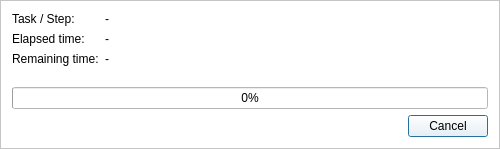
<?xml version="1.0" encoding="UTF-8"?>
<ui version="4.0">
 <class>ProgressFrame</class>
 <widget class="QFrame" name="ProgressFrame">
  <property name="geometry">
   <rect>
    <x>0</x>
    <y>0</y>
    <width>500</width>
    <height>149</height>
   </rect>
  </property>
  <property name="palette">
   <palette>
    <active>
     <colorrole role="WindowText">
      <brush brushstyle="SolidPattern">
       <color alpha="255">
        <red>0</red>
        <green>0</green>
        <blue>0</blue>
       </color>
      </brush>
     </colorrole>
     <colorrole role="Button">
      <brush brushstyle="SolidPattern">
       <color alpha="255">
        <red>255</red>
        <green>255</green>
        <blue>255</blue>
       </color>
      </brush>
     </colorrole>
     <colorrole role="Light">
      <brush brushstyle="SolidPattern">
       <color alpha="255">
        <red>255</red>
        <green>255</green>
        <blue>255</blue>
       </color>
      </brush>
     </colorrole>
     <colorrole role="Midlight">
      <brush brushstyle="SolidPattern">
       <color alpha="255">
        <red>255</red>
        <green>255</green>
        <blue>255</blue>
       </color>
      </brush>
     </colorrole>
     <colorrole role="Dark">
      <brush brushstyle="SolidPattern">
       <color alpha="255">
        <red>127</red>
        <green>127</green>
        <blue>127</blue>
       </color>
      </brush>
     </colorrole>
     <colorrole role="Mid">
      <brush brushstyle="SolidPattern">
       <color alpha="255">
        <red>170</red>
        <green>170</green>
        <blue>170</blue>
       </color>
      </brush>
     </colorrole>
     <colorrole role="Text">
      <brush brushstyle="SolidPattern">
       <color alpha="255">
        <red>0</red>
        <green>0</green>
        <blue>0</blue>
       </color>
      </brush>
     </colorrole>
     <colorrole role="BrightText">
      <brush brushstyle="SolidPattern">
       <color alpha="255">
        <red>255</red>
        <green>255</green>
        <blue>255</blue>
       </color>
      </brush>
     </colorrole>
     <colorrole role="ButtonText">
      <brush brushstyle="SolidPattern">
       <color alpha="255">
        <red>0</red>
        <green>0</green>
        <blue>0</blue>
       </color>
      </brush>
     </colorrole>
     <colorrole role="Base">
      <brush brushstyle="SolidPattern">
       <color alpha="255">
        <red>255</red>
        <green>255</green>
        <blue>255</blue>
       </color>
      </brush>
     </colorrole>
     <colorrole role="Window">
      <brush brushstyle="SolidPattern">
       <color alpha="255">
        <red>255</red>
        <green>255</green>
        <blue>255</blue>
       </color>
      </brush>
     </colorrole>
     <colorrole role="Shadow">
      <brush brushstyle="SolidPattern">
       <color alpha="255">
        <red>0</red>
        <green>0</green>
        <blue>0</blue>
       </color>
      </brush>
     </colorrole>
     <colorrole role="AlternateBase">
      <brush brushstyle="SolidPattern">
       <color alpha="255">
        <red>255</red>
        <green>255</green>
        <blue>255</blue>
       </color>
      </brush>
     </colorrole>
     <colorrole role="ToolTipBase">
      <brush brushstyle="SolidPattern">
       <color alpha="255">
        <red>255</red>
        <green>255</green>
        <blue>220</blue>
       </color>
      </brush>
     </colorrole>
     <colorrole role="ToolTipText">
      <brush brushstyle="SolidPattern">
       <color alpha="255">
        <red>0</red>
        <green>0</green>
        <blue>0</blue>
       </color>
      </brush>
     </colorrole>
    </active>
    <inactive>
     <colorrole role="WindowText">
      <brush brushstyle="SolidPattern">
       <color alpha="255">
        <red>0</red>
        <green>0</green>
        <blue>0</blue>
       </color>
      </brush>
     </colorrole>
     <colorrole role="Button">
      <brush brushstyle="SolidPattern">
       <color alpha="255">
        <red>255</red>
        <green>255</green>
        <blue>255</blue>
       </color>
      </brush>
     </colorrole>
     <colorrole role="Light">
      <brush brushstyle="SolidPattern">
       <color alpha="255">
        <red>255</red>
        <green>255</green>
        <blue>255</blue>
       </color>
      </brush>
     </colorrole>
     <colorrole role="Midlight">
      <brush brushstyle="SolidPattern">
       <color alpha="255">
        <red>255</red>
        <green>255</green>
        <blue>255</blue>
       </color>
      </brush>
     </colorrole>
     <colorrole role="Dark">
      <brush brushstyle="SolidPattern">
       <color alpha="255">
        <red>127</red>
        <green>127</green>
        <blue>127</blue>
       </color>
      </brush>
     </colorrole>
     <colorrole role="Mid">
      <brush brushstyle="SolidPattern">
       <color alpha="255">
        <red>170</red>
        <green>170</green>
        <blue>170</blue>
       </color>
      </brush>
     </colorrole>
     <colorrole role="Text">
      <brush brushstyle="SolidPattern">
       <color alpha="255">
        <red>0</red>
        <green>0</green>
        <blue>0</blue>
       </color>
      </brush>
     </colorrole>
     <colorrole role="BrightText">
      <brush brushstyle="SolidPattern">
       <color alpha="255">
        <red>255</red>
        <green>255</green>
        <blue>255</blue>
       </color>
      </brush>
     </colorrole>
     <colorrole role="ButtonText">
      <brush brushstyle="SolidPattern">
       <color alpha="255">
        <red>0</red>
        <green>0</green>
        <blue>0</blue>
       </color>
      </brush>
     </colorrole>
     <colorrole role="Base">
      <brush brushstyle="SolidPattern">
       <color alpha="255">
        <red>255</red>
        <green>255</green>
        <blue>255</blue>
       </color>
      </brush>
     </colorrole>
     <colorrole role="Window">
      <brush brushstyle="SolidPattern">
       <color alpha="255">
        <red>255</red>
        <green>255</green>
        <blue>255</blue>
       </color>
      </brush>
     </colorrole>
     <colorrole role="Shadow">
      <brush brushstyle="SolidPattern">
       <color alpha="255">
        <red>0</red>
        <green>0</green>
        <blue>0</blue>
       </color>
      </brush>
     </colorrole>
     <colorrole role="AlternateBase">
      <brush brushstyle="SolidPattern">
       <color alpha="255">
        <red>255</red>
        <green>255</green>
        <blue>255</blue>
       </color>
      </brush>
     </colorrole>
     <colorrole role="ToolTipBase">
      <brush brushstyle="SolidPattern">
       <color alpha="255">
        <red>255</red>
        <green>255</green>
        <blue>220</blue>
       </color>
      </brush>
     </colorrole>
     <colorrole role="ToolTipText">
      <brush brushstyle="SolidPattern">
       <color alpha="255">
        <red>0</red>
        <green>0</green>
        <blue>0</blue>
       </color>
      </brush>
     </colorrole>
    </inactive>
    <disabled>
     <colorrole role="WindowText">
      <brush brushstyle="SolidPattern">
       <color alpha="255">
        <red>127</red>
        <green>127</green>
        <blue>127</blue>
       </color>
      </brush>
     </colorrole>
     <colorrole role="Button">
      <brush brushstyle="SolidPattern">
       <color alpha="255">
        <red>255</red>
        <green>255</green>
        <blue>255</blue>
       </color>
      </brush>
     </colorrole>
     <colorrole role="Light">
      <brush brushstyle="SolidPattern">
       <color alpha="255">
        <red>255</red>
        <green>255</green>
        <blue>255</blue>
       </color>
      </brush>
     </colorrole>
     <colorrole role="Midlight">
      <brush brushstyle="SolidPattern">
       <color alpha="255">
        <red>255</red>
        <green>255</green>
        <blue>255</blue>
       </color>
      </brush>
     </colorrole>
     <colorrole role="Dark">
      <brush brushstyle="SolidPattern">
       <color alpha="255">
        <red>127</red>
        <green>127</green>
        <blue>127</blue>
       </color>
      </brush>
     </colorrole>
     <colorrole role="Mid">
      <brush brushstyle="SolidPattern">
       <color alpha="255">
        <red>170</red>
        <green>170</green>
        <blue>170</blue>
       </color>
      </brush>
     </colorrole>
     <colorrole role="Text">
      <brush brushstyle="SolidPattern">
       <color alpha="255">
        <red>127</red>
        <green>127</green>
        <blue>127</blue>
       </color>
      </brush>
     </colorrole>
     <colorrole role="BrightText">
      <brush brushstyle="SolidPattern">
       <color alpha="255">
        <red>255</red>
        <green>255</green>
        <blue>255</blue>
       </color>
      </brush>
     </colorrole>
     <colorrole role="ButtonText">
      <brush brushstyle="SolidPattern">
       <color alpha="255">
        <red>127</red>
        <green>127</green>
        <blue>127</blue>
       </color>
      </brush>
     </colorrole>
     <colorrole role="Base">
      <brush brushstyle="SolidPattern">
       <color alpha="255">
        <red>255</red>
        <green>255</green>
        <blue>255</blue>
       </color>
      </brush>
     </colorrole>
     <colorrole role="Window">
      <brush brushstyle="SolidPattern">
       <color alpha="255">
        <red>255</red>
        <green>255</green>
        <blue>255</blue>
       </color>
      </brush>
     </colorrole>
     <colorrole role="Shadow">
      <brush brushstyle="SolidPattern">
       <color alpha="255">
        <red>0</red>
        <green>0</green>
        <blue>0</blue>
       </color>
      </brush>
     </colorrole>
     <colorrole role="AlternateBase">
      <brush brushstyle="SolidPattern">
       <color alpha="255">
        <red>255</red>
        <green>255</green>
        <blue>255</blue>
       </color>
      </brush>
     </colorrole>
     <colorrole role="ToolTipBase">
      <brush brushstyle="SolidPattern">
       <color alpha="255">
        <red>255</red>
        <green>255</green>
        <blue>220</blue>
       </color>
      </brush>
     </colorrole>
     <colorrole role="ToolTipText">
      <brush brushstyle="SolidPattern">
       <color alpha="255">
        <red>0</red>
        <green>0</green>
        <blue>0</blue>
       </color>
      </brush>
     </colorrole>
    </disabled>
   </palette>
  </property>
  <property name="windowTitle">
   <string>Frame</string>
  </property>
  <property name="autoFillBackground">
   <bool>true</bool>
  </property>
  <property name="frameShape">
   <enum>QFrame::StyledPanel</enum>
  </property>
  <property name="frameShadow">
   <enum>QFrame::Sunken</enum>
  </property>
  <property name="lineWidth">
   <number>1</number>
  </property>
  <property name="midLineWidth">
   <number>0</number>
  </property>
  <layout class="QVBoxLayout" name="verticalLayout" stretch="1,0,0">
   <item>
    <layout class="QFormLayout" name="formLayout">
     <item row="0" column="0">
      <widget class="QLabel" name="label">
       <property name="text">
        <string>Task / Step:</string>
       </property>
      </widget>
     </item>
     <item row="0" column="1">
      <widget class="QLabel" name="labelStep">
       <property name="sizePolicy">
        <sizepolicy hsizetype="Preferred" vsizetype="Maximum">
         <horstretch>0</horstretch>
         <verstretch>0</verstretch>
        </sizepolicy>
       </property>
       <property name="text">
        <string>-</string>
       </property>
       <property name="wordWrap">
        <bool>true</bool>
       </property>
      </widget>
     </item>
     <item row="1" column="0">
      <widget class="QLabel" name="label_2">
       <property name="text">
        <string>Elapsed time:</string>
       </property>
      </widget>
     </item>
     <item row="1" column="1">
      <widget class="QLabel" name="labelElapsed">
       <property name="text">
        <string>-</string>
       </property>
      </widget>
     </item>
     <item row="2" column="0">
      <widget class="QLabel" name="label_3">
       <property name="text">
        <string>Remaining time:</string>
       </property>
      </widget>
     </item>
     <item row="2" column="1">
      <widget class="QLabel" name="label_remainingTime">
       <property name="text">
        <string>-</string>
       </property>
      </widget>
     </item>
    </layout>
   </item>
   <item>
    <widget class="QProgressBar" name="progressBar">
     <property name="value">
      <number>0</number>
     </property>
    </widget>
   </item>
   <item>
    <layout class="QHBoxLayout" name="horizontalLayout">
     <property name="sizeConstraint">
      <enum>QLayout::SetDefaultConstraint</enum>
     </property>
     <item>
      <spacer name="horizontalSpacer">
       <property name="orientation">
        <enum>Qt::Horizontal</enum>
       </property>
       <property name="sizeHint" stdset="0">
        <size>
         <width>40</width>
         <height>20</height>
        </size>
       </property>
      </spacer>
     </item>
     <item>
      <widget class="QPushButton" name="pushButtonCancel">
       <property name="autoFillBackground">
        <bool>false</bool>
       </property>
       <property name="text">
        <string>Cancel</string>
       </property>
       <property name="default">
        <bool>true</bool>
       </property>
      </widget>
     </item>
    </layout>
   </item>
  </layout>
 </widget>
 <resources/>
 <connections/>
</ui>
